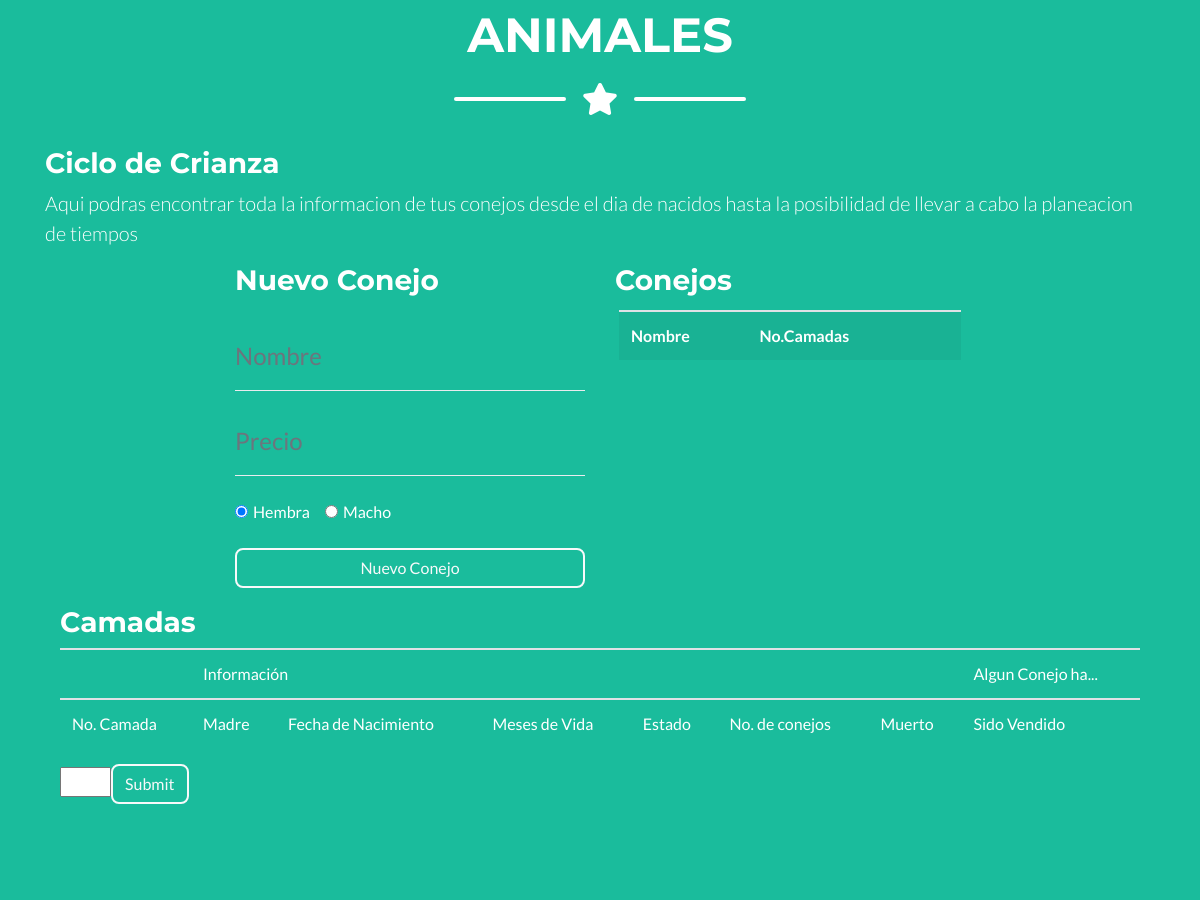
Page / (signed in, middle part) on the earlier database version.
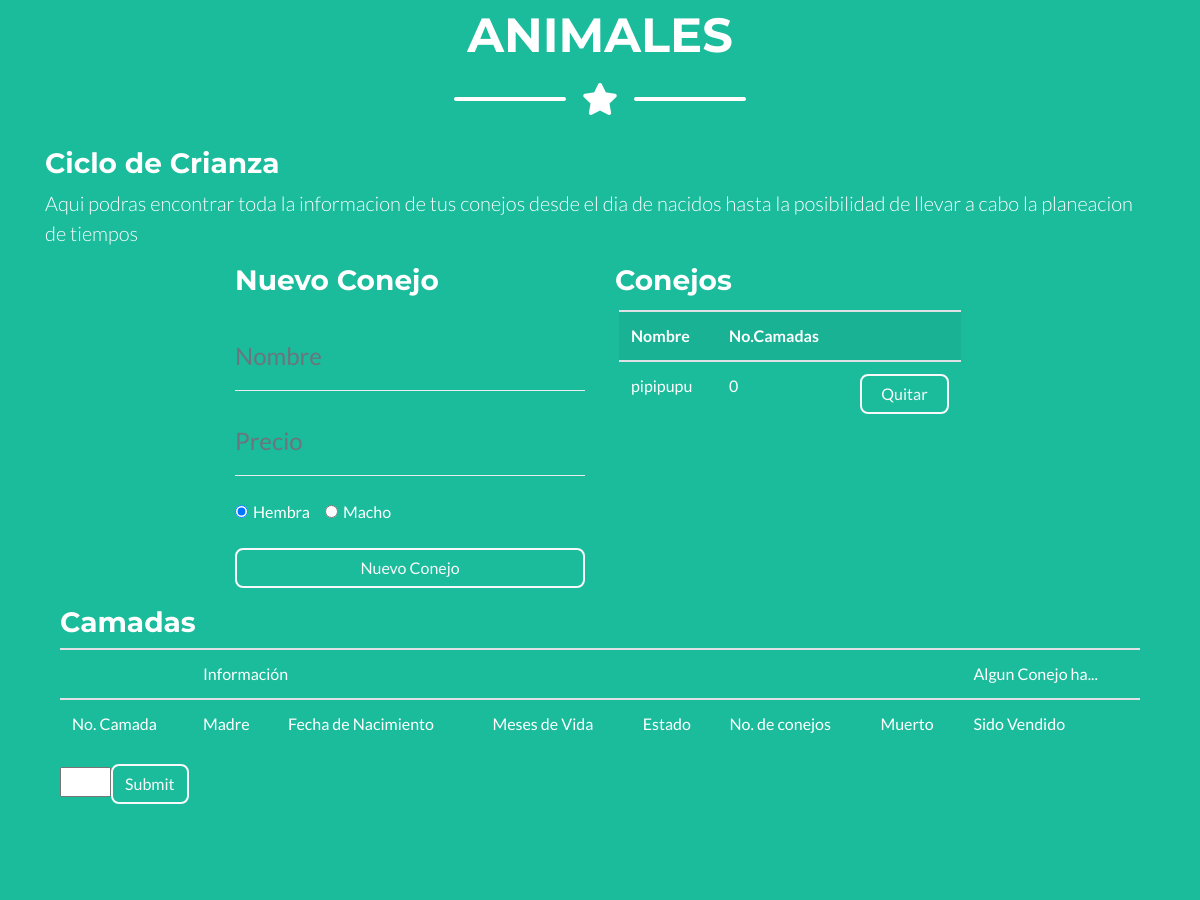
Same page on the later database version.
### tables this page shows
CREATE TABLE `conejos` (
  `idCONEJO` int(20) NOT NULL,
  `nombreCONEJO` varchar(50) NOT NULL,
  `sexoCONEJO` varchar(2) NOT NULL,
  `camadasCONEJO` int(10) NOT NULL,
  `idUSR` int(10) NOT NULL,
  `estadoCONEJO` varchar(20) NOT NULL,
  `precio` int(10) NOT NULL
);

### funcionesPHP/consultas.php (called while the page is built, shortened)
<?php
    function getConejosShort($idUsr){
        $conexion = conectarDB();
        $consulta = "SELECT * FROM conejos WHERE idUSR = '$idUsr' AND (NOT estadoCONEJO = 'MUERTO') ORDER BY nombreCONEJO";
        $resultado = mysqli_query( $conexion, $consulta ) or die ( "Algo ha ido mal en la consulta a la base de datos");
        $res = array();
        while ($columna = mysqli_fetch_array( $resultado )){
            array_push($res, $columna);
        }
        return $res;
    }
?>

### funcionesPHP/soloTabla.php (the view, shortened to what this page needs)
<?php
    include_once 'consultas.php';
    $conejos=getConejosShort($usrS->getidUsr());
?>
<h3>Conejos</h3>
<div style="padding : 4px;
            width : 100%;
            height : 300px;
            overflow : auto; ">
<table class="table table-striped">
            <tr>
              <th style="color:#FFFFFF">
                Nombre
              </th>
              <th style="color:#FFFFFF">
                No.Camadas
              </th>
              <td></td>
            </tr>
            <?php
              foreach ($conejos as $value) {
            ?>
            <tr>
              <td style="color:#FFFFFF"><?php echo $value["nombreCONEJO"]; ?></td>
              <td style="color:#FFFFFF"><?php echo $value["camadasCONEJO"]; ?></td>
              <td>
                <div class="form-group">
                  <button class="btn btn-outline-light btn-block" id="" data-toggle="modal" data-target="#modal<?php echo $value["idCONEJO"];?>">Quitar</button>
                </div>
              </td>
            </tr>
            <?php
              }
            ?>
          </table>
          </div>

Differences in the rows shown:
added conejos: nombreCONEJO "pipipupu", camadasCONEJO "0"
